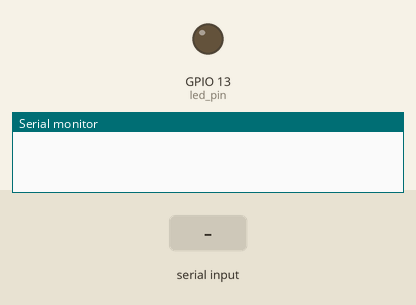
Recording of a sketch running on a simulated ESP32. Parts: output pins drawn as LEDs (lit = HIGH), the last lines printed to the serial monitor. The inputs (shaded band) are chosen by the test bench. Nothing arrives over Bluetooth unless stated.

Above: at 1.2 s.
1.3 s: "LED ON" received over the second serial link
At 2.8 s:
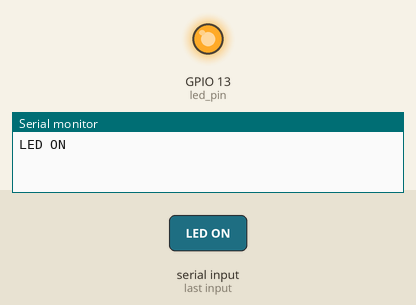
3.8 s: "LED OFF" received over the second serial link
At 5.9 s:
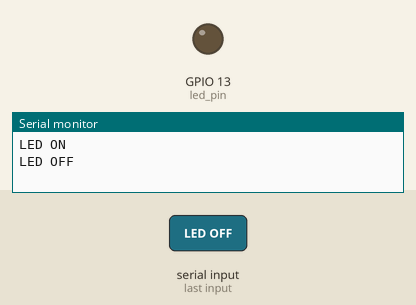
Timing chart, 0 to 7.4 s (numbered marks = the images above; inputs shaded):
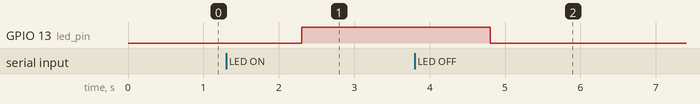

Measured:
- after the input at 1.3 s, GPIO 13 (led_pin): LOW → HIGH after 1.0 s
- after the input at 3.8 s, GPIO 13 (led_pin): HIGH → LOW after 1.0 s

The sketch:

W11-1.ino
```cpp
#include <BluetoothSerial.h>
#define led_pin 13
BluetoothSerial BT;
void setup() {
  // put your setup code here, to run once:
  Serial.begin(115200);
  BT.begin("Galaxy A71");//請改名
  pinMode(led_pin,OUTPUT);
}

void loop() {
  // put your main code here, to run repeatedly:
  while (BT.available()) {
    //讀取藍芽資料
    String BTdata=BT.readString();
    if( BTdata=="LED ON"){

      digitalWrite(led_pin,HIGH);
    }
      if( BTdata=="LED OFF"){

      digitalWrite(led_pin,LOW);
    }

    //顯示在序列視窗
    Serial.println(BTdata);
  }
  delay(1);
}
```
